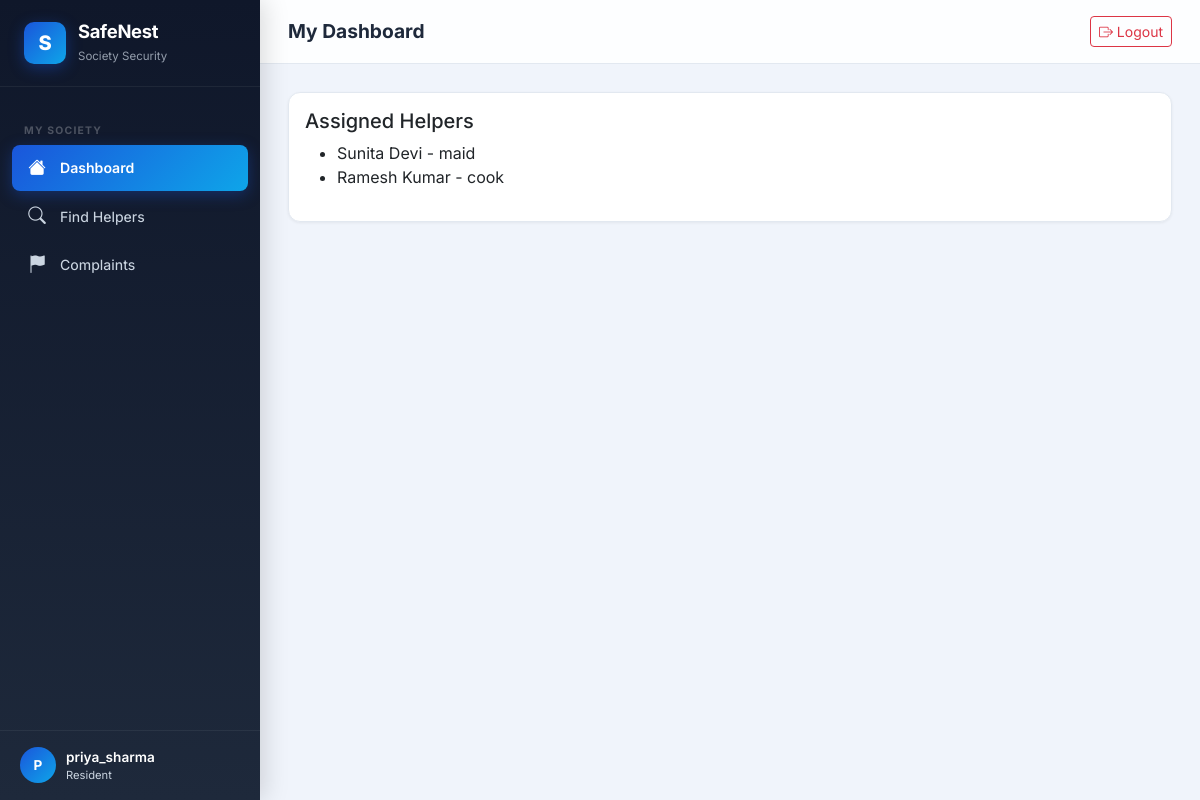
Page /resident/dashboard (signed in) on the committed database.
### models.py (models this page shows, shortened)
class User(UserMixin, db.Model):
    __tablename__ = 'users'
    id = db.Column(db.Integer, primary_key=True)
    username = db.Column(db.String(80), unique=True, nullable=False)
    email = db.Column(db.String(120), unique=True, nullable=False)
    password_hash = db.Column(db.String(256), nullable=False)
    role = db.Column(db.String(20), nullable=False, default='resident')  # admin, resident, security
    flat_number = db.Column(db.String(20), nullable=True)
    phone = db.Column(db.String(15), nullable=True)
    is_active_user = db.Column(db.Boolean, default=True)
    created_at = db.Column(db.DateTime, default=datetime.utcnow)
    resident = db.relationship('Resident', backref='user', uselist=False, lazy=True)
    guard_logs = db.relationship('EntryLog', backref='guard', lazy=True)
    @property
    def is_active(self):
        return self.is_active_user

class Assignment(db.Model):
    __tablename__ = 'assignments'
    id = db.Column(db.Integer, primary_key=True)
    helper_id = db.Column(db.Integer, db.ForeignKey('helpers.id'), nullable=False)
    resident_id = db.Column(db.Integer, db.ForeignKey('residents.id'), nullable=False)
    flat_number = db.Column(db.String(20), nullable=False)
    start_date = db.Column(db.Date, default=date.today)
    end_date = db.Column(db.Date, nullable=True)
    is_active = db.Column(db.Boolean, default=True)
    created_at = db.Column(db.DateTime, default=datetime.utcnow)

class Helper(db.Model):
    __tablename__ = 'helpers'
    id = db.Column(db.Integer, primary_key=True)
    name = db.Column(db.String(100), nullable=False)
    phone = db.Column(db.String(15), nullable=False)
    work_type = db.Column(db.String(50), nullable=False)  # maid, cook, driver, caretaker, other
    verification_status = db.Column(db.String(20), default='pending')  # pending, verified, suspended, revoked
    society_notes = db.Column(db.Text, nullable=True)
    qr_code_path = db.Column(db.String(200), nullable=True)
    qr_token = db.Column(db.String(100), unique=True, nullable=False)
    is_active = db.Column(db.Boolean, default=True)
    created_at = db.Column(db.DateTime, default=datetime.utcnow)
    updated_at = db.Column(db.DateTime, default=datetime.utcnow, onupdate=datetime.utcnow)
    assignments = db.relationship('Assignment', backref='helper', lazy=True)
    entry_logs = db.relationship('EntryLog', backref='helper', lazy=True)
    feedbacks = db.relationship('Feedback', backref='helper', lazy=True)
    complaints = db.relationship('Complaint', backref='helper', lazy=True)

### app.py (the view)
    @app.route('/resident/dashboard')
    @role_required('resident')
    def resident_dashboard():
        resident = current_user.resident
        if not resident:
            flash('Resident profile not found.', 'danger')
            return redirect(url_for('logout'))
        my_assignments = Assignment.query.filter_by(resident_id=resident.id, is_active=True).all()
        my_feedbacks = Feedback.query.filter_by(resident_id=resident.id).order_by(Feedback.created_at.desc()).limit(5).all()
        my_complaints = Complaint.query.filter_by(resident_id=resident.id).order_by(Complaint.created_at.desc()).limit(5).all()
        return render_template('resident/dashboard.html', resident=resident,
                               assignments=my_assignments, feedbacks=my_feedbacks, complaints=my_complaints)

### templates/resident/dashboard.html (shortened to what this page needs)
{% extends "base.html" %}
{% block page_title %}My Dashboard{% endblock %}
{% block content %}
<div class="card animate-in">
    <div class="card-body">
        <h5>Assigned Helpers</h5>
        <ul>
        {% for a in assignments %}
            <li>{{ a.helper.name }} - {{ a.helper.work_type }}</li>
        {% else %}
            <li>No helpers assigned</li>
        {% endfor %}
        </ul>
    </div>
</div>
{% endblock %}

### templates/base.html (shortened to what this page needs)
<!DOCTYPE html>
<html lang="en">
<head>
    <link href="https://cdn.jsdelivr.net/npm/bootstrap@5.3.3/dist/css/bootstrap.min.css" rel="stylesheet">
    <link href="https://cdn.jsdelivr.net/npm/bootstrap-icons@1.11.3/font/bootstrap-icons.css" rel="stylesheet">
    <link href="{{ url_for('static', filename='css/style.css') }}" rel="stylesheet">
</head>
<body>
{% if current_user.is_authenticated %}
<aside class="sidebar" id="sidebar">
    <div class="sidebar-brand">
        <div class="brand-icon">S</div>
        <div>
            <h5>SafeNest</h5>
            <small>Society Security</small>
        </div>
    </div>
    <nav class="sidebar-nav">
        {% if current_user.role == 'admin' %}
        <div class="nav-section">Management</div>
        <a href="{{ url_for('admin_dashboard') }}" class="nav-link {% if request.endpoint == 'admin_dashboard' %}active{% endif %}">
            <i class="bi bi-grid-1x2-fill"></i> Dashboard
        </a>
        <a href="{{ url_for('admin_helpers') }}" class="nav-link {% if 'helper' in request.endpoint %}active{% endif %}">
            <i class="bi bi-people-fill"></i> Helpers
        </a>
        <a href="{{ url_for('admin_assignments') }}" class="nav-link {% if 'assignment' in request.endpoint %}active{% endif %}">
            <i class="bi bi-link-45deg"></i> Assignments
        </a>
        <div class="nav-section">Monitoring</div>
        <a href="{{ url_for('admin_logs') }}" class="nav-link {% if request.endpoint == 'admin_logs' %}active{% endif %}">
            <i class="bi bi-clock-history"></i> Entry Logs
        </a>
        <a href="{{ url_for('admin_complaints') }}" class="nav-link {% if 'complaint' in request.endpoint %}active{% endif %}">
            <i class="bi bi-flag-fill"></i> Complaints
        </a>
        <a href="{{ url_for('admin_analytics') }}" class="nav-link {% if 'analytics' in request.endpoint %}active{% endif %}">
            <i class="bi bi-bar-chart-fill"></i> Analytics
        </a>
        {% elif current_user.role == 'resident' %}
        <div class="nav-section">My Society</div>
        <a href="{{ url_for('resident_dashboard') }}" class="nav-link {% if request.endpoint == 'resident_dashboard' %}active{% endif %}">
            <i class="bi bi-house-fill"></i> Dashboard
        </a>
        <a href="{{ url_for('resident_helpers') }}" class="nav-link {% if 'helper' in request.endpoint %}active{% endif %}">
            <i class="bi bi-search"></i> Find Helpers
        </a>
        <a href="{{ url_for('resident_complaints') }}" class="nav-link {% if 'complaint' in request.endpoint %}active{% endif %}">
            <i class="bi bi-flag-fill"></i> Complaints
        </a>
        {% endif %}
    </nav>
    <div class="sidebar-footer">
        <div class="user-info">
            <div class="user-avatar">{{ current_user.username[0]|upper }}</div>
            <div>
                <div class="user-name">{{ current_user.username }}</div>
                <div class="user-role">{{ current_user.role }}</div>
            </div>
        </div>
    </div>
</aside>
<div class="main-content">
    <header class="topbar">
        <div class="d-flex align-items-center gap-3">
            <span class="page-title">{% block page_title %}Dashboard{% endblock %}</span>
        </div>
        <div class="topbar-actions">
            <a href="{{ url_for('logout') }}" class="btn btn-sm btn-outline-danger">
                <i class="bi bi-box-arrow-right"></i> Logout
            </a>
        </div>
    </header>
    <main class="content-area">
        {% block content %}{% endblock %}
    </main>
</div>
{% else %}
{% block public_content %}{% endblock %}
{% endif %}
</body>
</html>

### static/css/style.css (style rules this page uses)
:root { --primary: #1a56db; --primary-dark: #1040a0; --primary-light: #e8effc; --accent: #0ea5e9; --accent-glow: rgba(14,165,233,0.15); --success: #10b981; --warning: #f59e0b; --danger: #ef4444; --info: #6366f1; --bg-body: #f0f4fb; --bg-sidebar: #0f172a; --bg-card: #ffffff; --text-primary: #1e293b; --text-secondary: #64748b; --text-sidebar: #cbd5e1; --text-sidebar-active: #ffffff; --border: #e2e8f0; --shadow-sm: 0 1px 3px rgba(0,0,0,.06); --shadow-md: 0 4px 16px rgba(0,0,0,.08); --shadow-lg: 0 8px 30px rgba(0,0,0,.12); --radius: 12px; --radius-sm: 8px; --sidebar-width: 260px; --topbar-height: 64px; }
* { margin:0; padding:0; box-sizing:border-box; }
body { font-family: 'Inter', system-ui, sans-serif; background: var(--bg-body); color: var(--text-primary); min-height: 100vh; overflow-x: hidden; }
a { text-decoration:none; color:var(--primary); transition: color .2s; }
.sidebar { position: fixed; top: 0; left: 0; width: var(--sidebar-width); height: 100vh; background: linear-gradient(180deg, #0f172a 0%, #1e293b 100%); z-index: 1000; display: flex; flex-direction: column; transition: transform .3s cubic-bezier(.4,0,.2,1); box-shadow: 4px 0 24px rgba(0,0,0,.15); }
.sidebar-brand { padding: 20px 24px; display: flex; align-items: center; gap: 12px; border-bottom: 1px solid rgba(255,255,255,.06); }
.sidebar-brand .brand-icon { width: 42px; height: 42px; border-radius: 10px; background: linear-gradient(135deg, var(--primary), var(--accent)); display: flex; align-items: center; justify-content: center; font-size: 20px; color: #fff; font-weight: 800; box-shadow: 0 4px 15px rgba(26,86,219,.4); }
.sidebar-brand h5 { color:#fff; font-weight:700; font-size:1.15rem; margin:0; letter-spacing:-.3px; }
.sidebar-brand small { color:var(--text-sidebar); font-size:.72rem; opacity:.7; }
.sidebar-nav { flex:1; padding: 16px 12px; overflow-y: auto; }
.sidebar-nav .nav-section { font-size: .65rem; font-weight: 700; text-transform: uppercase; letter-spacing: 1.2px; color: rgba(255,255,255,.25); padding: 16px 12px 6px; margin-top: 4px; }
.sidebar-nav .nav-link { display: flex; align-items: center; gap: 12px; padding: 10px 14px; border-radius: var(--radius-sm); color: var(--text-sidebar); font-size: .88rem; font-weight: 450; transition: all .2s; margin-bottom: 2px; position: relative; }
.sidebar-nav .nav-link.active { background: linear-gradient(135deg, var(--primary), var(--accent)); color: #fff; font-weight: 600; box-shadow: 0 4px 15px rgba(26,86,219,.35); }
.sidebar-nav .nav-link i { font-size: 1.1rem; width: 22px; text-align: center; }
.sidebar-footer { padding: 16px 20px; border-top: 1px solid rgba(255,255,255,.06); }
.sidebar-footer .user-info { display:flex; align-items:center; gap:10px; }
.sidebar-footer .user-avatar { width:36px; height:36px; border-radius:50%; background:linear-gradient(135deg, var(--primary), var(--accent)); display:flex; align-items:center; justify-content:center; color:#fff; font-weight:700; font-size:.85rem; }
.sidebar-footer .user-name { color:#fff; font-size:.85rem; font-weight:600; }
.sidebar-footer .user-role { color:var(--text-sidebar); font-size:.7rem; text-transform:capitalize; }
.main-content { margin-left: var(--sidebar-width); min-height: 100vh; transition: margin .3s; }
.topbar { height: var(--topbar-height); background: rgba(255,255,255,.85); backdrop-filter: blur(12px); border-bottom: 1px solid var(--border); display: flex; align-items: center; justify-content: space-between; padding: 0 28px; position: sticky; top: 0; z-index: 999; }
.topbar .page-title { font-size: 1.2rem; font-weight: 700; color: var(--text-primary); }
.topbar .topbar-actions { display:flex; gap:12px; align-items:center; }
.content-area { padding: 28px; }
.card { background: var(--bg-card); border-radius: var(--radius); box-shadow: var(--shadow-sm); border: 1px solid var(--border); overflow: hidden; transition: box-shadow .3s; }
.animate-in { animation: fadeInUp .5s ease forwards; }

### rows in the picture
User: username "P", username "priya_sharma", role "Resident"
Assignment: helper.name "Sunita Devi", helper.work_type "maid"
Assignment: helper.name "Ramesh Kumar", helper.work_type "cook"
